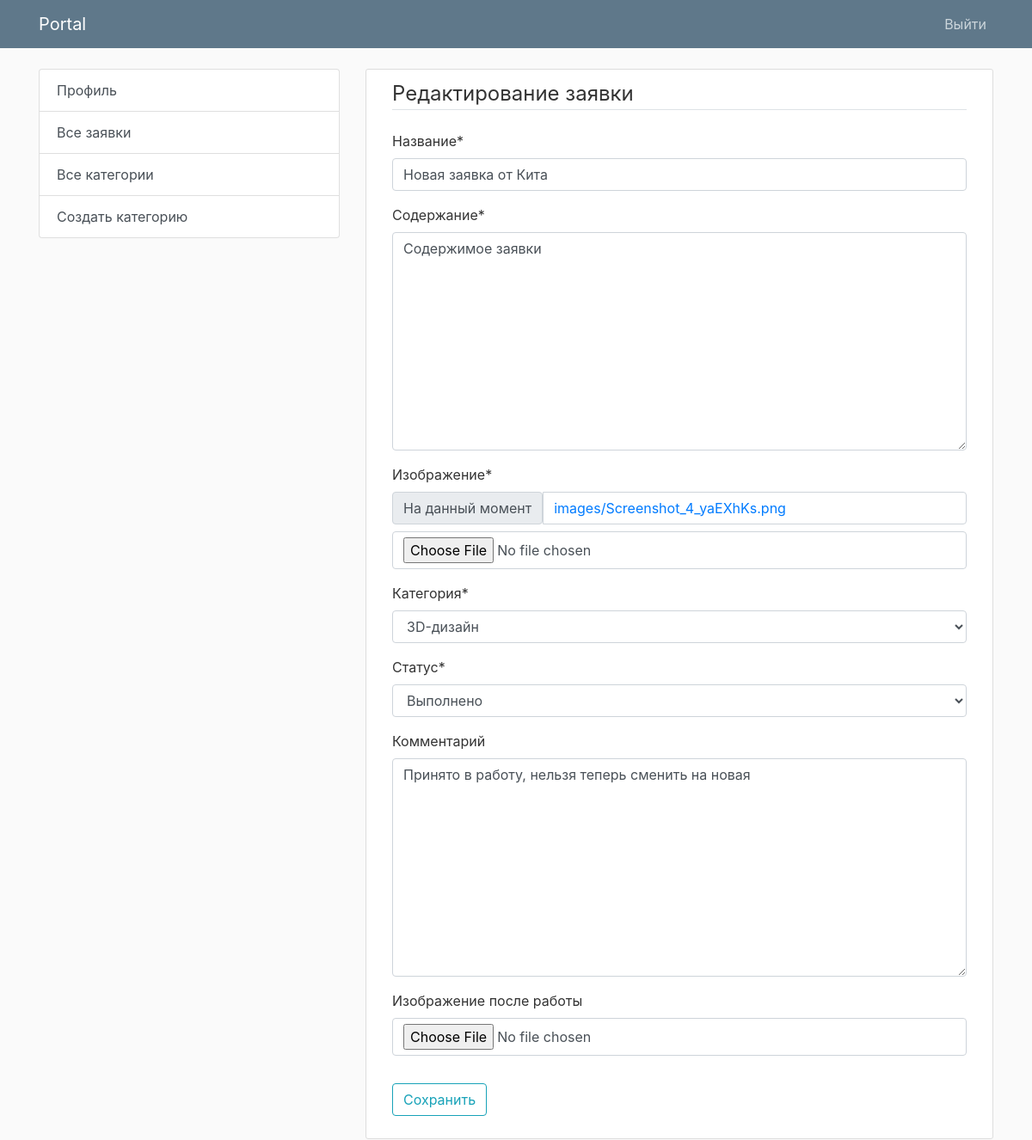
Page /request/4/edit/ (signed in) on the committed database.
### app/models.py (models this page shows, shortened)
class DesignRequest(models.Model):
    STATUS_CHOICES = [
        ('new', 'Новая'),
        ('in_progress', 'Принято в работу'),
        ('completed', 'Выполнено'),
    ]
    title = models.CharField(max_length=100)
    content = models.TextField()
    created_at = models.DateTimeField(auto_now_add=True)
    updated_at = models.DateTimeField(auto_now=True)
    user = models.ForeignKey(User, on_delete=models.CASCADE)
    image = models.ImageField(upload_to='images')
    category = models.ForeignKey(Category, on_delete=models.CASCADE)
    status = models.CharField(max_length=20, choices=STATUS_CHOICES, default='new')
    comment = models.TextField(null=True, blank=True)
    image_after = models.ImageField(upload_to='images', null=True, blank=True)

class Category(models.Model):
    title = models.CharField(max_length=100)
    def __str__(self):
        return self.title

### app/views.py (the view)
# urls.py: path('request/<int:pk>/edit/', design_request_edit, name='design_request_edit'),
@login_required
def design_request_edit(request, pk):
    design_request = get_object_or_404(DesignRequest, pk=pk)
    if request.method == 'POST':
        form = DesignRequestForm(request.POST, request.FILES, instance=design_request)
        if form.is_valid():
            design_request = form.save(commit=False)
            if design_request.status == 'in_progress' and not design_request.comment:
                form.add_error('comment', 'При изменении статуса на "Принято в работу" необходимо указать комментарий.')
            elif design_request.status == 'completed' and not design_request.image_after:
                form.add_error('image_after', 'При изменении статуса на "Выполнено" необходимо прикрепить изображение.')
            else:
                design_request.save()
                return redirect('design_request_detail', pk=design_request.pk)
    else:
        if not request.user.is_superuser:
            form = DesignRequestForm(instance=design_request, initial={'status': design_request.status})
            form.fields['status'].widget = forms.HiddenInput()
            form.fields['image_after'].widget = forms.HiddenInput()
            form.fields['comment'].widget = forms.HiddenInput()
        else:
            form = DesignRequestForm(instance=design_request)
            if design_request.status == 'new':
                form.fields['status'].choices = [("in_progress", "Принято в работу"), ("completed", "Выполнено")]
            elif design_request.status == 'in_progress':
                form.fields['status'].choices = [("completed", "Выполнено"),]
    return render(request, 'design/design_request_form.html', {'form': form, "action": "edit"})

### app/forms.py
class DesignRequestForm(forms.ModelForm):
    class Meta:
        model = DesignRequest
        exclude = ['user']
        fields = ['title', 'content', 'image', 'category', 'status', 'comment', 'image_after']
        labels = {
            "status": "Статус",
            "title": "Название",
            "content": "Содержание",
            "image": "Изображение",
            "category": "Категория",
            "comment": "Комментарий",
            "image_after": "Изображение после работы"
        }
        widgets = {
            "category": forms.Select(attrs={'class': "form-control"}),
            "comment": forms.Textarea(attrs={'class': "form-control"}),
            "status": forms.Select(attrs={'class': "form-control"}),
        }

### app/templates/design/design_request_form.html (shortened to what this page needs)
{% extends 'design/base.html' %}
{% load crispy_forms_tags %}
{% block content %}
<div class="content-section">
	<form method="POST" enctype="multipart/form-data">
		<fieldset class="form-group">
			<legend class="border-bottom mb-4">
				{% if action == "edit" %}Редактирование заявки{% else %}Создание заявки{% endif %}
			</legend>
			{{ form|crispy }}
		</fieldset>
		<div class="form-group">
			<button class="btn btn-outline-info" type="submit">
				{% if action == "edit" %}
				Сохранить
				{% else %}
				Создать
				{%endif %}
			</button>
		</div>
	</form>
</div>
{% endblock %}

### app/static/design/main.css (style rules this page uses)
body { background: #fafafa; color: #333333; margin-top: 5rem; }
.content-section { background: #ffffff; padding: 10px 30px; border: 1px solid #dddddd; border-radius: 3px; margin-bottom: 20px; }

### rows in the picture
DesignRequest: title "Новая заявка от Кита", content "Содержимое заявки", category "3D-дизайн", status "Выполнено", comment "Принято в работу, нельзя теперь сменить на новая"
